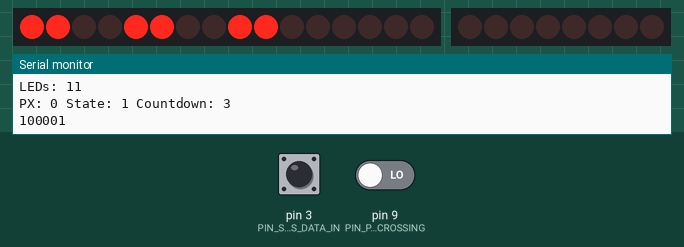
The sketch below on a simulated Arduino Uno, built with avr-gcc and run on an emulated ATmega328P. Shown: 16 shift-register outputs drawn as a row of LEDs (first output left, lit = HIGH), 8 shift-register outputs drawn as a row of LEDs (first output left, lit = HIGH), the last lines printed to the serial monitor. Wiring (inferred from the names in the program): 2 × shift register (74HC595): data pin 6; shift clock pin 8; latch pin 11; shift register (74HC595): data pin 10; shift clock pin 12; latch pin 7. Wiring (inferred from the signals the program sends): 2 × row of LEDs: on Q0, Q1, Q2, Q3, Q4, Q5, Q6, Q7, Q8, Q9, Q10, Q11, Q12, Q13, Q14, Q15 / on Q0, Q1, Q2, Q3, Q4, Q5, Q6, Q7. Inputs (shaded band) come from the test bench; at power-on: pin 9 (PIN_PX_CROSSING) LOW, pin 3 (PIN_SWITCHES_DATA_IN) LOW.

Above: at 1.8 s.
1.9 s: pin 9 (PIN_PX_CROSSING) driven HIGH
At 3.3 s:
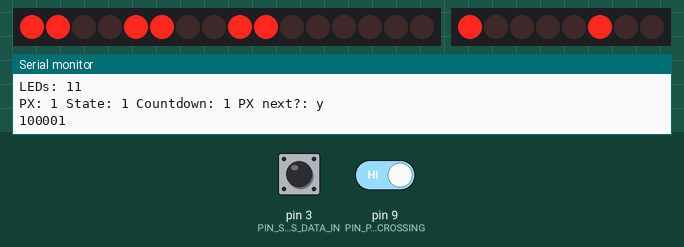
At 5.8 s:
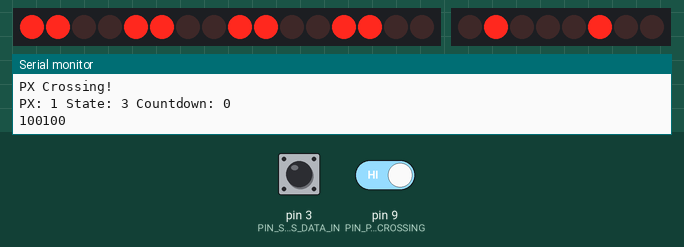
Timing chart, 0 to 24.7 s (numbered marks = the images above; inputs shaded):
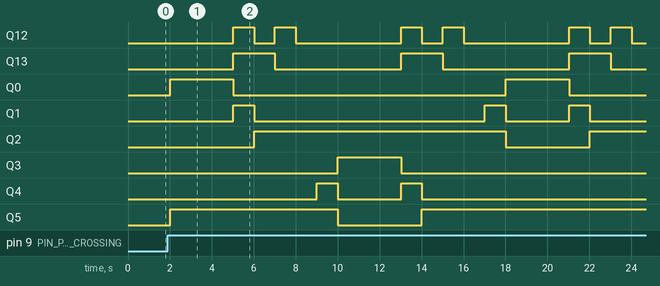

The sketch:

cs21project2.ino
```cpp
const int PIN_CLOCK = 13;

const int PIN_LIGHTS_DATA_SHIFT = 12;
const int PIN_LIGHTS_DATA_LATCH = 11;
const int PIN_LIGHTS_DATA_OUT = 10;

const int PIN_PX_CROSSING = 9;

const int PIN_LED_DATA_SHIFT = 8;
const int PIN_LED_DATA_LATCH = 7;
const int PIN_LED_DATA_OUT = 6;

const int PIN_SWITCHES_DATA_SHIFT = 5;
const int PIN_SWITCHES_DATA_LATCH = 4;
const int PIN_SWITCHES_DATA_IN = 3;

const int CLOCK_CYCLE = 1000;
const int CLOCK_DUTY_HIGH = 500;

const int STATE_NS_GO = 1;
const int STATE_EW_GO = 2;
const int STATE_PX_GO = 3;
const int STATE_TRANSITION = 4;

int ns_duration = 3,
    ew_duration = 3,
    px_duration = 3;

int ns_countdown = ns_duration,
    ew_countdown = ew_duration,
    px_countdown = px_duration;

bool px_crossing = false,
     px_crossing_next = false;

int cycle_start = 0,
    cycle_state = HIGH;

int state, last_state, next_state;

void setup() {
    Serial.begin(19200);
    pinMode(PIN_LIGHTS_DATA_SHIFT, OUTPUT);
    pinMode(PIN_LIGHTS_DATA_OUT, OUTPUT);
    pinMode(PIN_LIGHTS_DATA_LATCH, OUTPUT);

    pinMode(PIN_LED_DATA_SHIFT, OUTPUT);
    pinMode(PIN_LED_DATA_OUT, OUTPUT);
    pinMode(PIN_LED_DATA_LATCH, OUTPUT);

    pinMode(PIN_SWITCHES_DATA_IN, INPUT);
    pinMode(PIN_SWITCHES_DATA_LATCH, OUTPUT);
    pinMode(PIN_SWITCHES_DATA_SHIFT, OUTPUT);

    pinMode(PIN_CLOCK, OUTPUT);
    pinMode(PIN_PX_CROSSING, INPUT);

    ns_duration = 3;
    ew_duration = 3;
    px_duration = 3;

    ns_countdown = ns_duration;
    ew_countdown = 0;
    px_countdown = 0;

    px_crossing = false;
    px_crossing_next = false;

    cycle_start = 0;
    cycle_state = HIGH;

    state = STATE_NS_GO;
    next_state = STATE_EW_GO;
    last_state = STATE_EW_GO;

    digitalWrite(PIN_SWITCHES_DATA_LATCH, LOW);
}

void loop() {
    int now = millis();
    bool rising_edge = false;

    if (now - cycle_start > CLOCK_CYCLE) {
        cycle_state = HIGH;
        cycle_start = now;
        rising_edge = true;
    } else if (cycle_state == HIGH && now - cycle_start > CLOCK_DUTY_HIGH) {
        cycle_state = LOW;
    }
    digitalWrite(PIN_CLOCK, cycle_state);


    if (rising_edge) {
        update_durations();
        update_leds();
        if (!px_crossing && digitalRead(PIN_PX_CROSSING)) {
            Serial.print("PX Crossing!\n");
            px_crossing = true;
        }
        Serial.print("PX: ");
        Serial.print(px_crossing ? "1" : "0");
        Serial.print(" State: ");
        Serial.print(state, DEC);

        byte light_state = 0;
        // Initially set the reds to HIGH
        bitWrite(light_state, 2, HIGH);
        bitWrite(light_state, 5, HIGH);
        if (state == STATE_NS_GO) {
            bitWrite(light_state, 0, HIGH);
            bitWrite(light_state, 2, LOW);

            Serial.print(" Countdown: ");
            Serial.print(ns_countdown, DEC);
            ns_countdown--;

            if (ns_countdown == 0) {
                state = STATE_TRANSITION;
                next_state = STATE_EW_GO;
                last_state = STATE_NS_GO;
                if (px_crossing) {
                    px_crossing_next = true;
                }
                Serial.print(" PX next?: ");
                Serial.print(px_crossing_next ? "y" : "n");
            }
        } else if (state == STATE_EW_GO) {
            bitWrite(light_state, 3, HIGH);
            bitWrite(light_state, 5, LOW);
            Serial.print(" Countdown: ");
            Serial.print(ew_countdown, DEC);
            ew_countdown--;
            if (ew_countdown == 0) {
                state = STATE_TRANSITION;
                next_state = STATE_NS_GO;
                last_state = STATE_EW_GO;

                if (px_crossing) {
                    px_crossing_next = true;
                }
                Serial.print(" PX next?: ");
                Serial.print(px_crossing_next ? "y" : "n");
            }
        } else if (state == STATE_PX_GO) {
            px_countdown--;
            Serial.print(" Countdown: ");
            Serial.print(ew_countdown, DEC);
            if (px_countdown == 0) {
                state = STATE_TRANSITION;
                last_state = STATE_PX_GO;
            }
        } else if (state == STATE_TRANSITION) {
            Serial.print(" PX next?: ");
            Serial.print(px_crossing_next ? "y" : "n");
            if (last_state == STATE_NS_GO) {
                bitWrite(light_state, 1, HIGH);
                bitWrite(light_state, 2, LOW);
            } else if (last_state == STATE_EW_GO) {
                bitWrite(light_state, 4, HIGH);
                bitWrite(light_state, 5, LOW);
            }

            if (px_crossing_next) {
                px_crossing = false;
                px_crossing_next = false;
                px_countdown = px_duration;
                state = STATE_PX_GO;
            } else {
                if (next_state == STATE_NS_GO) {
                    ns_countdown = ns_duration;
                    bitWrite(light_state, 1, HIGH);
                } else if (next_state == STATE_EW_GO) {
                    ew_countdown = ew_duration;
                    bitWrite(light_state, 4, HIGH);
                }
                state = next_state;
            }
        }
        digitalWrite(PIN_LIGHTS_DATA_LATCH, LOW);
        shiftOut(PIN_LIGHTS_DATA_OUT, PIN_LIGHTS_DATA_SHIFT, MSBFIRST, light_state);
        digitalWrite(PIN_LIGHTS_DATA_LATCH, HIGH);
        Serial.print("\n");
        Serial.print(light_state, BIN);
        Serial.print("\n");
    }
}

void update_leds() {
    byte led = 0;
    led = px_countdown << 4;
    led |= px_duration;

    digitalWrite(PIN_LED_DATA_LATCH, LOW);
    shiftOut(PIN_LED_DATA_OUT, PIN_LED_DATA_SHIFT, MSBFIRST, led);
    Serial.print("LEDs: ");
    Serial.println(led, BIN);

    led = ew_duration << 4;
    led |= ns_duration;

    shiftOut(PIN_LED_DATA_OUT, PIN_LED_DATA_SHIFT, MSBFIRST, led);
    digitalWrite(PIN_LED_DATA_LATCH, HIGH);
}

void update_durations() {
    digitalWrite(PIN_SWITCHES_DATA_LATCH, HIGH);
    // Account for propagation delay
    delayMicroseconds(20);
    digitalWrite(PIN_SWITCHES_DATA_LATCH, LOW);

    byte switches = myShiftIn(
        PIN_SWITCHES_DATA_IN,
        PIN_SWITCHES_DATA_SHIFT
    );

    if (switches & 1) {
        ns_duration++;

        if (ns_duration >= 10) {
            ns_duration = 1;
        }
    }

    if (switches & 2) {
        ns_duration--;
        if (ns_duration <= 0) {
            ns_duration = 9;
        }
    }

    if (switches & 4) {
        ew_duration++;
        if (ew_duration >= 10) {
            ew_duration = 1;
        }
    }

    if (switches & 8) {
        ew_duration--;
        if (ew_duration <= 0) {
            ew_duration = 9;
        }
    }

    if (switches & 16) {
        px_duration++;
        if (px_duration >= 10) {
            px_duration = 1;
        }
    }

    if (switches & 32) {
        px_duration--;
        if (px_duration <= 0) {
            px_duration = 9;
        }
    }

    Serial.print("\n");
}

byte myShiftIn(int data_pin, int clock_pin) {
    Serial.print("Switches: ");

    int i;
    int temp = 0;
    int pinState;
    byte data_in = 0;

    for (i = 7; i >= 0; i--) {
        digitalWrite(clock_pin, 0);
        delayMicroseconds(0.2);
        temp = digitalRead(data_pin);
        if (temp) {
            Serial.print("1");
            data_in = data_in | (1 << i);
        } else {
            Serial.print("0");
            pinState = 0;
        }
        digitalWrite(clock_pin, 1);
    }
    Serial.print("\n");
    return data_in;
}
```
